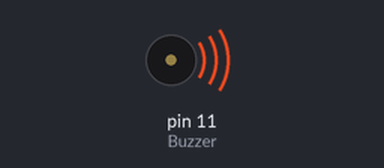
A sketch run on a simulated Arduino Uno, built with avr-gcc and run on an emulated ATmega328P. On the bench: buzzer (waves = sounding).

Above: at 0.15 s.
At 8.7 s:
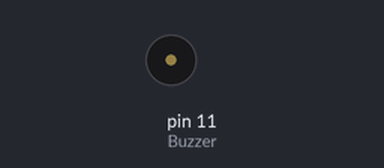
Timing chart, 0 to 9.0 s (numbered marks = the images above):
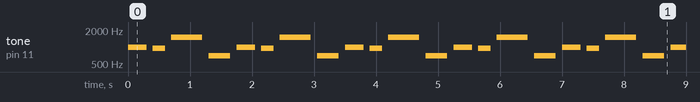

The sketch:

buzzer.ino
```cpp
int Buzzer = 11;

void setup() {
  pinMode(Buzzer, OUTPUT); // Initialize as output pin
}

void loop() {
  for (int i = 0; i <= 5; i++) {
    tone(Buzzer, 1000);
    delay(300);
    noTone(Buzzer);
    delay(100);

    tone(Buzzer, 950);
    delay(200);
    noTone(Buzzer);
    delay(100);

    tone(Buzzer, 1500);
    delay(500);
    noTone(Buzzer);
    delay(100);

    tone(Buzzer, 700);
    delay(350);
    noTone(Buzzer);
    delay(100);
  }

  noTone(Buzzer);
  delay(500);

  digitalWrite(Buzzer, HIGH);
  delay(500);
  digitalWrite(Buzzer, LOW);
  delay(2000);
}
```

Measured:
- by itself, tone on pin 11 (Buzzer): plays 1000 Hz for 0.30 s, 950 Hz for 0.20 s, 1500 Hz for 0.50 s, 700 Hz for 0.35 s, 1000 Hz for 0.30 s, 950 Hz for 0.20 s … (236 notes in this stretch)
